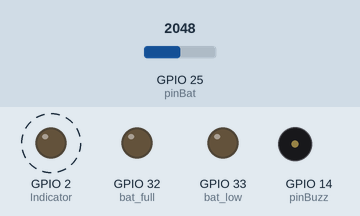
Bench run of a program on a simulated ESP32. Parts: output pins drawn as LEDs (lit = HIGH), buzzer (waves = sounding, pin HIGH). Dashed ring = blinking. The test bench sets the inputs (shaded band); at power-on: GPIO 25 (pinBat) = 2048. Nothing arrives over Bluetooth unless stated; what the program prints to the serial monitor is not drawn.

Above: at 4.0 s.
4.1 s: GPIO 25 (pinBat) set to 1645
10.6 s: GPIO 25 (pinBat) set to 1544
At 12.5 s:
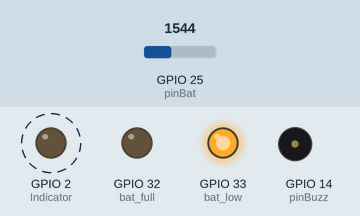
16.9 s: GPIO 25 (pinBat) set to 1640
At 18.5 s:
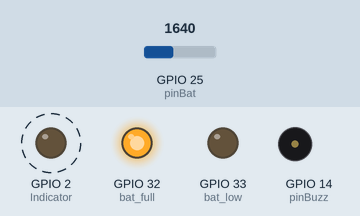
23.3 s: GPIO 25 (pinBat) set to 1560
At 24.5 s:
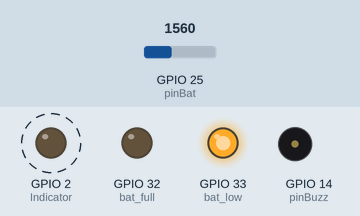
Timing chart, 0 to 30.6 s (numbered marks = the images above; inputs shaded):
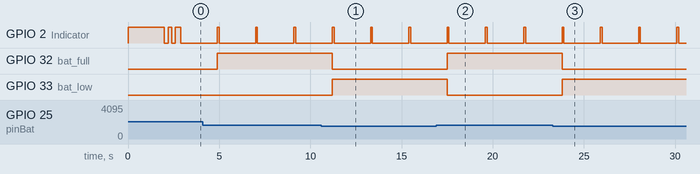

Measured:
- the behaviour switches between 1601 and 1600 on GPIO 25 (pinBat) (found by bisection; images 0 and 1)
- after the input at 10.6 s, GPIO 32 (bat_full): HIGH → LOW after 0.60 s; GPIO 33 (bat_low): LOW → HIGH after 0.60 s
- after the input at 16.9 s, GPIO 32 (bat_full): LOW → HIGH after 0.60 s; GPIO 33 (bat_low): HIGH → LOW after 0.60 s
- after the input at 23.3 s, GPIO 32 (bat_full): HIGH → LOW after 0.50 s; GPIO 33 (bat_low): LOW → HIGH after 0.50 s
- by itself, GPIO 2 (Indicator): alternates HIGH for 0.10 s and LOW for 2.0 s

The program:

main.cpp
```cpp
#include <Arduino.h>
#include "BluetoothSerial.h"
/*
master(header up)   : 7C:9E:BD:47:A9:26
slave(header down)  : 24:6F:28:B0:4D:5A
*/

#if !defined(CONFIG_BT_ENABLED) || !defined(CONFIG_BLUEDROID_ENABLED)
#error Bluetooth is not enabled! Please run `make menuconfig` to and enable it
#endif
#define Indicator 2
#define pinBat    25
#define bat_full  32
#define bat_low   33
#define pinBuzz   14


uint8_t address[6]    = {0x24, 0x6F, 0x28, 0xB0, 0x4D, 0x5A};

String name="SlaveBT";
bool connected;
BluetoothSerial MasterBT;
float Vbat=0;

void setup() {
  Serial.begin(115200);
  pinMode(Indicator,OUTPUT);
  pinMode(pinBuzz,OUTPUT);
  pinMode(bat_full,OUTPUT);
  pinMode(bat_low,OUTPUT);
  pinMode(pinBat,INPUT);
  MasterBT.begin("Master Key",true);
  Serial.println("Master Started!!!");
  //----------Start up tone----------//
  digitalWrite(Indicator,HIGH);
  delay(2000);
  digitalWrite(Indicator,LOW);
  delay(200);
  digitalWrite(Indicator,HIGH);
  delay(200);
  digitalWrite(Indicator,LOW);
  delay(200);
  digitalWrite(Indicator,HIGH);
  delay(200);
  digitalWrite(Indicator,LOW);
  connected = MasterBT.connect(address);
  if(connected) {
    Serial.println("Connected Succesfully!");
  } else {
    while(!MasterBT.connected(10000)) {
      Serial.println("Failed to connect. Make sure remote device is available and in range, then restart app.");
      digitalWrite(Indicator,HIGH);
      delay(200);
      digitalWrite(Indicator,LOW);
      delay(200);
    }
  }
}

void batt(){
  Vbat=analogRead(pinBat);
  if(Vbat>1600){//40 % batt
    digitalWrite(bat_full,HIGH);
    digitalWrite(bat_low,LOW);
  }else{
    digitalWrite(bat_full,LOW);
    digitalWrite(bat_low,HIGH);
  }
}

void loop() {
  while(MasterBT.connected(1000)){
    digitalWrite(Indicator,HIGH);
    delay(100);
    digitalWrite(Indicator,LOW);
    delay(2000);
    batt();
  }

  digitalWrite(Indicator,HIGH);
  digitalWrite(pinBuzz,HIGH);
  delay(200);
  digitalWrite(Indicator,LOW);
  digitalWrite(pinBuzz,LOW);
  delay(200);
  batt();
}
```
